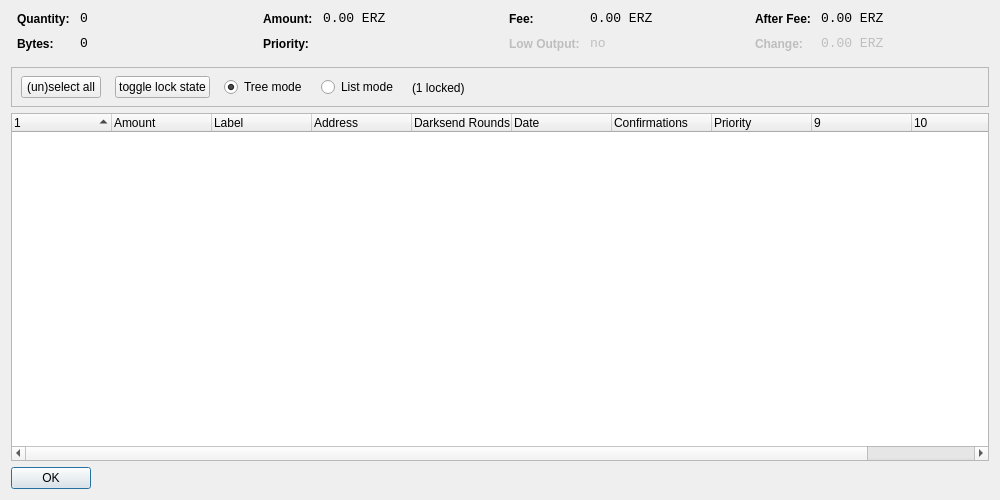
<?xml version="1.0" encoding="UTF-8"?>
<ui version="4.0">
 <class>CoinControlDialog</class>
 <widget class="QDialog" name="CoinControlDialog">
  <property name="geometry">
   <rect>
    <x>0</x>
    <y>0</y>
    <width>1000</width>
    <height>500</height>
   </rect>
  </property>
  <property name="windowTitle">
   <string>Coin Control</string>
  </property>
  <layout class="QVBoxLayout" name="verticalLayout">
   <item>
    <layout class="QHBoxLayout" name="horizontalLayoutTop" stretch="0,0,0,0">
     <property name="topMargin">
      <number>0</number>
     </property>
     <property name="bottomMargin">
      <number>10</number>
     </property>
     <item>
      <layout class="QFormLayout" name="formLayoutCoinControl1">
       <property name="horizontalSpacing">
        <number>10</number>
       </property>
       <property name="verticalSpacing">
        <number>10</number>
       </property>
       <property name="leftMargin">
        <number>6</number>
       </property>
       <property name="rightMargin">
        <number>6</number>
       </property>
       <item row="0" column="0">
        <widget class="QLabel" name="labelCoinControlQuantityText">
         <property name="styleSheet">
          <string notr="true">font-weight:bold;</string>
         </property>
         <property name="text">
          <string>Quantity:</string>
         </property>
        </widget>
       </item>
       <item row="0" column="1">
        <widget class="QLabel" name="labelCoinControlQuantity">
         <property name="font">
          <font>
           <family>Monospace</family>
           <pointsize>10</pointsize>
          </font>
         </property>
         <property name="cursor">
          <cursorShape>IBeamCursor</cursorShape>
         </property>
         <property name="contextMenuPolicy">
          <enum>Qt::ActionsContextMenu</enum>
         </property>
         <property name="text">
          <string notr="true">0</string>
         </property>
         <property name="textInteractionFlags">
          <set>Qt::LinksAccessibleByMouse|Qt::TextSelectableByKeyboard|Qt::TextSelectableByMouse</set>
         </property>
        </widget>
       </item>
       <item row="1" column="0">
        <widget class="QLabel" name="labelCoinControlBytesText">
         <property name="styleSheet">
          <string notr="true">font-weight:bold;</string>
         </property>
         <property name="text">
          <string>Bytes:</string>
         </property>
        </widget>
       </item>
       <item row="1" column="1">
        <widget class="QLabel" name="labelCoinControlBytes">
         <property name="font">
          <font>
           <family>Monospace</family>
           <pointsize>10</pointsize>
          </font>
         </property>
         <property name="cursor">
          <cursorShape>IBeamCursor</cursorShape>
         </property>
         <property name="contextMenuPolicy">
          <enum>Qt::ActionsContextMenu</enum>
         </property>
         <property name="text">
          <string notr="true">0</string>
         </property>
         <property name="textInteractionFlags">
          <set>Qt::LinksAccessibleByMouse|Qt::TextSelectableByKeyboard|Qt::TextSelectableByMouse</set>
         </property>
        </widget>
       </item>
      </layout>
     </item>
     <item>
      <layout class="QFormLayout" name="formLayoutCoinControl2">
       <property name="horizontalSpacing">
        <number>10</number>
       </property>
       <property name="verticalSpacing">
        <number>10</number>
       </property>
       <property name="leftMargin">
        <number>6</number>
       </property>
       <property name="rightMargin">
        <number>6</number>
       </property>
       <item row="0" column="0">
        <widget class="QLabel" name="labelCoinControlAmountText">
         <property name="styleSheet">
          <string notr="true">font-weight:bold;</string>
         </property>
         <property name="text">
          <string>Amount:</string>
         </property>
        </widget>
       </item>
       <item row="0" column="1">
        <widget class="QLabel" name="labelCoinControlAmount">
         <property name="font">
          <font>
           <family>Monospace</family>
           <pointsize>10</pointsize>
          </font>
         </property>
         <property name="cursor">
          <cursorShape>IBeamCursor</cursorShape>
         </property>
         <property name="contextMenuPolicy">
          <enum>Qt::ActionsContextMenu</enum>
         </property>
         <property name="text">
          <string notr="true">0.00 ERZ</string>
         </property>
         <property name="textInteractionFlags">
          <set>Qt::LinksAccessibleByMouse|Qt::TextSelectableByKeyboard|Qt::TextSelectableByMouse</set>
         </property>
        </widget>
       </item>
       <item row="1" column="0">
        <widget class="QLabel" name="labelCoinControlPriorityText">
         <property name="styleSheet">
          <string notr="true">font-weight:bold;</string>
         </property>
         <property name="text">
          <string>Priority:</string>
         </property>
        </widget>
       </item>
       <item row="1" column="1">
        <widget class="QLabel" name="labelCoinControlPriority">
         <property name="font">
          <font>
           <family>Monospace</family>
           <pointsize>10</pointsize>
          </font>
         </property>
         <property name="cursor">
          <cursorShape>IBeamCursor</cursorShape>
         </property>
         <property name="contextMenuPolicy">
          <enum>Qt::ActionsContextMenu</enum>
         </property>
         <property name="text">
          <string/>
         </property>
         <property name="textInteractionFlags">
          <set>Qt::LinksAccessibleByMouse|Qt::TextSelectableByKeyboard|Qt::TextSelectableByMouse</set>
         </property>
        </widget>
       </item>
      </layout>
     </item>
     <item>
      <layout class="QFormLayout" name="formLayoutCoinControl3">
       <property name="horizontalSpacing">
        <number>10</number>
       </property>
       <property name="verticalSpacing">
        <number>10</number>
       </property>
       <property name="leftMargin">
        <number>6</number>
       </property>
       <property name="rightMargin">
        <number>6</number>
       </property>
       <item row="0" column="0">
        <widget class="QLabel" name="labelCoinControlFeeText">
         <property name="styleSheet">
          <string notr="true">font-weight:bold;</string>
         </property>
         <property name="text">
          <string>Fee:</string>
         </property>
        </widget>
       </item>
       <item row="0" column="1">
        <widget class="QLabel" name="labelCoinControlFee">
         <property name="font">
          <font>
           <family>Monospace</family>
           <pointsize>10</pointsize>
          </font>
         </property>
         <property name="cursor">
          <cursorShape>IBeamCursor</cursorShape>
         </property>
         <property name="contextMenuPolicy">
          <enum>Qt::ActionsContextMenu</enum>
         </property>
         <property name="text">
          <string notr="true">0.00 ERZ</string>
         </property>
         <property name="textInteractionFlags">
          <set>Qt::LinksAccessibleByMouse|Qt::TextSelectableByKeyboard|Qt::TextSelectableByMouse</set>
         </property>
        </widget>
       </item>
       <item row="1" column="0">
        <widget class="QLabel" name="labelCoinControlLowOutputText">
         <property name="enabled">
          <bool>false</bool>
         </property>
         <property name="styleSheet">
          <string notr="true">font-weight:bold;</string>
         </property>
         <property name="text">
          <string>Low Output:</string>
         </property>
        </widget>
       </item>
       <item row="1" column="1">
        <widget class="QLabel" name="labelCoinControlLowOutput">
         <property name="enabled">
          <bool>false</bool>
         </property>
         <property name="font">
          <font>
           <family>Monospace</family>
           <pointsize>10</pointsize>
          </font>
         </property>
         <property name="cursor">
          <cursorShape>IBeamCursor</cursorShape>
         </property>
         <property name="contextMenuPolicy">
          <enum>Qt::ActionsContextMenu</enum>
         </property>
         <property name="text">
          <string notr="true">no</string>
         </property>
         <property name="textInteractionFlags">
          <set>Qt::LinksAccessibleByMouse|Qt::TextSelectableByKeyboard|Qt::TextSelectableByMouse</set>
         </property>
        </widget>
       </item>
      </layout>
     </item>
     <item>
      <layout class="QFormLayout" name="formLayoutCoinControl4">
       <property name="horizontalSpacing">
        <number>10</number>
       </property>
       <property name="verticalSpacing">
        <number>10</number>
       </property>
       <property name="leftMargin">
        <number>6</number>
       </property>
       <property name="rightMargin">
        <number>6</number>
       </property>
       <item row="0" column="0">
        <widget class="QLabel" name="labelCoinControlAfterFeeText">
         <property name="styleSheet">
          <string notr="true">font-weight:bold;</string>
         </property>
         <property name="text">
          <string>After Fee:</string>
         </property>
        </widget>
       </item>
       <item row="0" column="1">
        <widget class="QLabel" name="labelCoinControlAfterFee">
         <property name="font">
          <font>
           <family>Monospace</family>
           <pointsize>10</pointsize>
          </font>
         </property>
         <property name="cursor">
          <cursorShape>IBeamCursor</cursorShape>
         </property>
         <property name="contextMenuPolicy">
          <enum>Qt::ActionsContextMenu</enum>
         </property>
         <property name="text">
          <string notr="true">0.00 ERZ</string>
         </property>
         <property name="textInteractionFlags">
          <set>Qt::LinksAccessibleByMouse|Qt::TextSelectableByKeyboard|Qt::TextSelectableByMouse</set>
         </property>
        </widget>
       </item>
       <item row="1" column="0">
        <widget class="QLabel" name="labelCoinControlChangeText">
         <property name="enabled">
          <bool>false</bool>
         </property>
         <property name="styleSheet">
          <string notr="true">font-weight:bold;</string>
         </property>
         <property name="text">
          <string>Change:</string>
         </property>
        </widget>
       </item>
       <item row="1" column="1">
        <widget class="QLabel" name="labelCoinControlChange">
         <property name="enabled">
          <bool>false</bool>
         </property>
         <property name="font">
          <font>
           <family>Monospace</family>
           <pointsize>10</pointsize>
          </font>
         </property>
         <property name="cursor">
          <cursorShape>IBeamCursor</cursorShape>
         </property>
         <property name="contextMenuPolicy">
          <enum>Qt::ActionsContextMenu</enum>
         </property>
         <property name="text">
          <string notr="true">0.00 ERZ</string>
         </property>
         <property name="textInteractionFlags">
          <set>Qt::LinksAccessibleByMouse|Qt::TextSelectableByKeyboard|Qt::TextSelectableByMouse</set>
         </property>
        </widget>
       </item>
      </layout>
     </item>
    </layout>
   </item>
   <item>
    <widget class="QFrame" name="frame">
     <property name="minimumSize">
      <size>
       <width>0</width>
       <height>40</height>
      </size>
     </property>
     <property name="frameShape">
      <enum>QFrame::StyledPanel</enum>
     </property>
     <property name="frameShadow">
      <enum>QFrame::Sunken</enum>
     </property>
     <widget class="QWidget" name="horizontalLayoutWidget">
      <property name="geometry">
       <rect>
        <x>10</x>
        <y>0</y>
        <width>781</width>
        <height>41</height>
       </rect>
      </property>
      <layout class="QHBoxLayout" name="horizontalLayoutPanel" stretch="0,0,0,0,0">
       <property name="spacing">
        <number>14</number>
       </property>
       <item>
        <widget class="QPushButton" name="pushButtonSelectAll">
         <property name="sizePolicy">
          <sizepolicy hsizetype="Maximum" vsizetype="Fixed">
           <horstretch>0</horstretch>
           <verstretch>0</verstretch>
          </sizepolicy>
         </property>
         <property name="text">
          <string>(un)select all</string>
         </property>
        </widget>
       </item>
        <item>
         <widget class="QPushButton" name="pushButtonToggleLock">
          <property name="sizePolicy">
           <sizepolicy hsizetype="Maximum" vsizetype="Fixed">
            <horstretch>0</horstretch>
            <verstretch>0</verstretch>
           </sizepolicy>
          </property>
          <property name="text">
           <string>toggle lock state</string>
          </property>
          <property name="autoDefault">
           <bool>false</bool>
          </property>
         </widget>
        </item>
       <item>
        <widget class="QRadioButton" name="radioTreeMode">
         <property name="sizePolicy">
          <sizepolicy hsizetype="Maximum" vsizetype="Fixed">
           <horstretch>0</horstretch>
           <verstretch>0</verstretch>
          </sizepolicy>
         </property>
         <property name="text">
          <string>Tree mode</string>
         </property>
         <property name="checked">
          <bool>true</bool>
         </property>
        </widget>
       </item>
       <item>
        <widget class="QRadioButton" name="radioListMode">
         <property name="sizePolicy">
          <sizepolicy hsizetype="Maximum" vsizetype="Fixed">
           <horstretch>0</horstretch>
           <verstretch>0</verstretch>
          </sizepolicy>
         </property>
         <property name="text">
          <string>List mode</string>
         </property>
        </widget>
       </item>
        <item>
         <widget class="QLabel" name="labelLocked">
          <property name="text">
           <string>(1 locked)</string>
          </property>
         </widget>
        </item>
       <item>
        <spacer name="horizontalSpacer">
         <property name="orientation">
          <enum>Qt::Horizontal</enum>
         </property>
         <property name="sizeHint" stdset="0">
          <size>
           <width>40</width>
           <height>20</height>
          </size>
         </property>
        </spacer>
       </item>
      </layout>
     </widget>
    </widget>
   </item>
   <item>
    <widget class="CoinControlTreeWidget" name="treeWidget">
     <property name="contextMenuPolicy">
      <enum>Qt::CustomContextMenu</enum>
     </property>
     <property name="sortingEnabled">
      <bool>false</bool>
     </property>
     <property name="columnCount">
      <number>11</number>
     </property>
     <attribute name="headerShowSortIndicator" stdset="0">
      <bool>true</bool>
     </attribute>
     <attribute name="headerStretchLastSection">
      <bool>false</bool>
     </attribute>
     <column>
      <property name="text">
       <string/>
      </property>
     </column>
     <column>
      <property name="text">
       <string>Amount</string>
      </property>
     </column>
     <column>
      <property name="text">
       <string>Label</string>
      </property>
     </column>
     <column>
      <property name="text">
       <string>Address</string>
      </property>
     </column>
     <column>
      <property name="text">
       <string>Darksend Rounds</string>
      </property>
    </column>
     <column>
      <property name="text">
       <string>Date</string>
      </property>
     </column>
     <column>
      <property name="text">
       <string>Confirmations</string>
      </property>
      <property name="toolTip">
       <string>Confirmed</string>
      </property>
     </column>
     <column>
      <property name="text">
       <string>Priority</string>
      </property>
     </column>
     <column>
      <property name="text">
       <string/>
      </property>
     </column>
     <column>
      <property name="text">
       <string/>
      </property>
     </column>
     <column>
      <property name="text">
       <string/>
      </property>
     </column>
     <column>
      <property name="text">
       <string/>
      </property>
     </column>
    </widget>
   </item>
   <item>
    <widget class="QDialogButtonBox" name="buttonBox">
     <property name="sizePolicy">
      <sizepolicy hsizetype="Maximum" vsizetype="Fixed">
       <horstretch>0</horstretch>
       <verstretch>0</verstretch>
      </sizepolicy>
     </property>
     <property name="orientation">
      <enum>Qt::Horizontal</enum>
     </property>
     <property name="standardButtons">
      <set>QDialogButtonBox::Ok</set>
     </property>
    </widget>
   </item>
  </layout>
 </widget>
 <customwidgets>
  <customwidget>
   <class>CoinControlTreeWidget</class>
   <extends>QTreeWidget</extends>
   <header>coincontroltreewidget.h</header>
  </customwidget>
 </customwidgets>
 <resources/>
 <connections/>
</ui>
